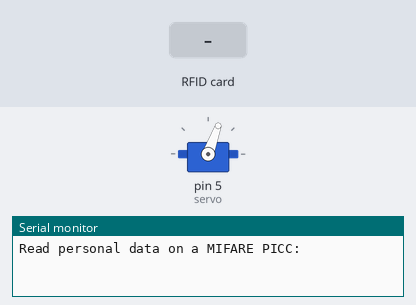
A sketch run on a simulated Arduino Uno, built with avr-gcc and run on an emulated ATmega328P. Shown: servo, the last lines printed to the serial monitor. The test bench sets the inputs (shaded band).

Above: at 1.2 s.
1.3 s: RFID card 85 79 8B 22 held to the reader
At 1.9 s:
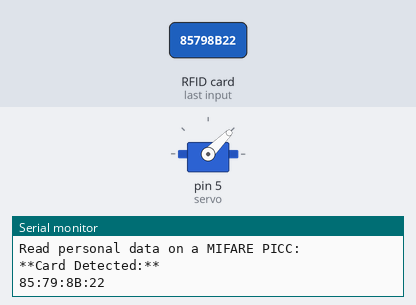
Timing chart, 0 to 7.8 s (numbered marks = the images above; inputs shaded):
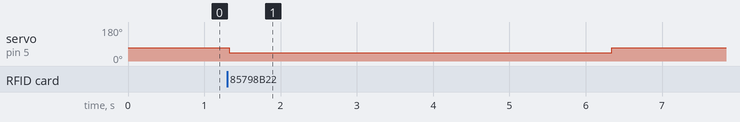

The sketch:

smart_mask.ino
```cpp
/*
   Initial Author: ryand1011 (https://github.com/ryand1011)

   Reads data written by a program such as "rfid_write_personal_data.ino"

   See: https://github.com/miguelbalboa/rfid/tree/master/examples/rfid_write_personal_data

   Uses MIFARE RFID card using RFID-RC522 reader
   Uses MFRC522 - Library
   -----------------------------------------------------------------------------------------
               MFRC522      Arduino       Arduino   Arduino    Arduino          Arduino
               Reader/PCD   Uno/101       Mega      Nano v3    Leonardo/Micro   Pro Micro
   Signal      Pin          Pin           Pin       Pin        Pin              Pin
   -----------------------------------------------------------------------------------------
   RST/Reset   RST          9             5         D9         RESET/ICSP-5     RST
   SPI SS      SDA(SS)      10            53        D10        10               10
   SPI MOSI    MOSI         11 / ICSP-4   51        D11        ICSP-4           16
   SPI MISO    MISO         12 / ICSP-1   50        D12        ICSP-1           14
   SPI SCK     SCK          13 / ICSP-3   52        D13        ICSP-3           15
*/

#include <SPI.h>
#include <MFRC522.h>

#define RST_PIN         9           // Configurable, see typical pin layout above
#define SS_PIN          10          // Configurable, see typical pin layout above

MFRC522 mfrc522(SS_PIN, RST_PIN);   // Create MFRC522 instance
byte state = 0;
#include <SoftwareSerial.h>
#include <Servo.h>
Servo servo;
SoftwareSerial mySerial(2, 3); // RX, TX
char flag = 0;
byte save = 0;
//*****************************************************************************************//
void setup() {
  pinMode(5, OUTPUT);
  digitalWrite(5, HIGH);
  Serial.begin(9600);                                           // Initialize serial communications with the PC
  SPI.begin();                                                  // Init SPI bus
  mfrc522.PCD_Init();                                              // Init MFRC522 card
  Serial.println(F("Read personal data on a MIFARE PICC:"));
  mySerial.begin(9600);
  mySerial.println("Hello, world?");//shows in serial that it is ready to read
  servo.attach(5);
  servo.write(70);
}

//*****************************************************************************************//
void loop() {
  if (mySerial.available()) {

    flag = mySerial.read();
    Serial.println(flag);

    if (flag == 'a')
    {
      servo.write(45);
    }
    else {
      servo.write(45);
    }
  } else {
    //  Serial.println("Not have Connection!");
  }

  // Prepare key - all keys are set to FFFFFFFFFFFFh at chip delivery from the factory.
  MFRC522::MIFARE_Key key;
  for (byte i = 0; i < 6; i++) key.keyByte[i] = 0xFF;

  //some variables we need
  byte block;
  byte len;
  MFRC522::StatusCode status;

  //-------------------------------------------

  // Reset the loop if no new card present on the sensor/reader. This saves the entire process when idle.
  if ( ! mfrc522.PICC_IsNewCardPresent()) {
    return;
  }

  // Select one of the cards
  if ( ! mfrc522.PICC_ReadCardSerial()) {
    return;
  }

  Serial.println(F("**Card Detected:**"));

  //-------------------------------------------

  mfrc522.PICC_DumpDetailsToSerial(&(mfrc522.uid));


  String strID = "";
  for (byte i = 0; i < 4; i++) {
    strID +=
      (mfrc522.uid.uidByte[i] < 0x10 ? "0" : "") +
      String(mfrc522.uid.uidByte[i], HEX) +
      (i != 3 ? ":" : "");
  }
  strID.toUpperCase();
  Serial.println(strID);
  if (strID == "85:79:8B:22") {
    if (save == 0 ) {
      servo.write(45);
      mySerial.println("Door Opend!");
      delay(5000);
      servo.write(70);
      mySerial.println("Door Closed!");
    }
  }
  else {
    mySerial.print(strID);
    mySerial.println(" Opened The Door!");
  }


  //dump some details about the card

  //mfrc522.PICC_DumpToSerial(&(mfrc522.uid));      //uncomment this to see all blocks in hex

  //-------------------------------------------

  Serial.print(F("Name: "));
  byte buffer1[18];

  block = 4;
  len = 18;

  //------------------------------------------- GET FIRST NAME
  status = mfrc522.PCD_Authenticate(MFRC522::PICC_CMD_MF_AUTH_KEY_A, 4, &key, &(mfrc522.uid)); //line 834 of MFRC522.cpp file
  if (status != MFRC522::STATUS_OK) {
    Serial.print(F("Authentication failed: "));
    Serial.println(mfrc522.GetStatusCodeName(status));
    return;
  }

  status = mfrc522.MIFARE_Read(block, buffer1, &len);
  if (status != MFRC522::STATUS_OK) {
    Serial.print(F("Reading failed: "));
    Serial.println(mfrc522.GetStatusCodeName(status));
    return;
  }

  //PRINT FIRST NAME
  for (uint8_t i = 0; i < 16; i++)
  {
    if (buffer1[i] != 32)
    {
      Serial.write(buffer1[i]);
    }
  }
  Serial.print(" ");

  //---------------------------------------- GET LAST NAME

  byte buffer2[18];
  block = 1;

  status = mfrc522.PCD_Authenticate(MFRC522::PICC_CMD_MF_AUTH_KEY_A, 1, &key, &(mfrc522.uid)); //line 834
  if (status != MFRC522::STATUS_OK) {
    Serial.print(F("Authentication failed: "));
    Serial.println(mfrc522.GetStatusCodeName(status));
    return;
  }

  status = mfrc522.MIFARE_Read(block, buffer2, &len);
  if (status != MFRC522::STATUS_OK) {
    Serial.print(F("Reading failed: "));
    Serial.println(mfrc522.GetStatusCodeName(status));
    return;
  }

  //PRINT LAST NAME
  for (uint8_t i = 0; i < 16; i++) {
    Serial.write(buffer2[i] );
  }


  //----------------------------------------

  Serial.println(F("\n**End Reading**\n"));

  delay(3000); //change value if you want to read cards faster

  mfrc522.PICC_HaltA();
  mfrc522.PCD_StopCrypto1();
}
//*****************************************************************************************//
```

Measured:
- after the input at 1.3 s, servo on pin 5 (servo): 70° → 45° at once, → 70° 5.0 s later
